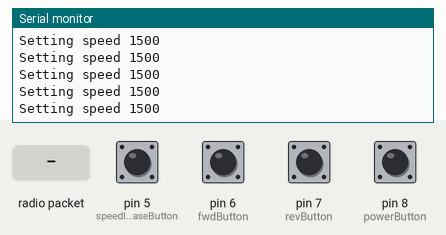
The sketch below on a simulated Arduino Uno, built with avr-gcc and run on an emulated ATmega328P. Parts: the last lines printed to the serial monitor. The inputs (shaded band) are chosen by the test bench; at power-on: pin 5 (speedIncreaseButton), pin 6 (fwdButton), pin 7 (revButton), pin 8 (powerButton) HIGH. No radio packets arrive unless stated.

Above: at 1.3 s.
1.4 s: pin 8 (powerButton) pulled LOW for 0.15 s
At 1.42 s:
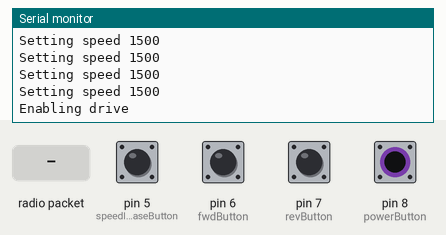
4.5 s: pin 6 (fwdButton) pulled LOW for 3.2 s
At 5.1 s:
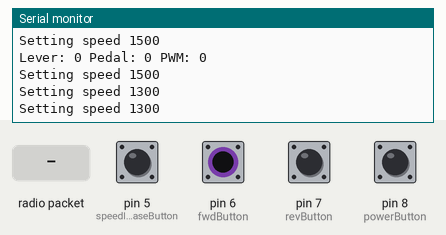
10.7 s: pin 7 (revButton) pulled LOW for 3.2 s
At 10.76 s:
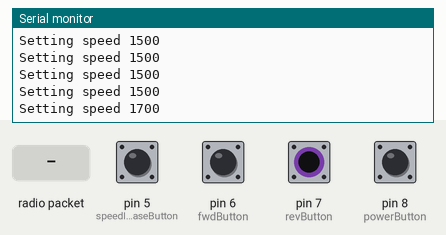
16.9 s: radio packet "1" arrives
Timing chart, 0 to 19.4 s (numbered marks = the images above; inputs shaded):
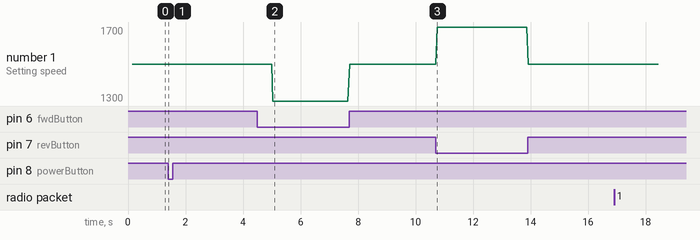

Measured:
- after the input at 1.4 s, the serial monitor: prints a new line at once (image 1)
- after the input at 4.5 s, the serial monitor: prints a new line after 0.53 s (image 2)
- after the input at 10.7 s, the serial monitor: prints a new line after 0.05 s (image 3)

The sketch:

MotorControlRadioTX.ino
```cpp
#include <SPI.h>
#include <RH_RF69.h>

/*********Radio********/
#define RF69_FREQ 915.0
#define RFM69_INT     3  //
#define RFM69_CS      4  //
#define RFM69_RST     2  // "A"

RH_RF69 rf69(RFM69_CS, RFM69_INT);

#define SET_SPEED 0x05
#define ENABLE_DRIVE 0x06
#define DISABLE_DRIVE 0x07
#define ENABLE_PEDAL 0x08
#define DISABLE_PEDAL 0x09
#define GET_PEDAL 0x10
#define SET_MOTOR_TIMEOUT 0x11
#define GET_MOTOR_TIMEOUT 0x12
#define GET_LEVER 0x13
#define FEED_TIMEOUT 0x14

/*********Motors*******/
//All in microseconds
const uint16_t maxPWM = 2000;
const uint16_t minPWM = 1000;
const uint16_t neutralPWM = 1500;

const uint8_t potPin = A0;
const uint8_t fwdButton = 6;
const uint8_t speedIncreaseButton = 5;
const uint8_t revButton = 7;
const uint8_t powerButton = 8;

void setup() {
  // put your setup code here, to run once:
  Serial.begin(9600);

  //Radio Config
  pinMode(RFM69_RST, OUTPUT);
  digitalWrite(RFM69_RST, LOW);

  //Reset radio
  digitalWrite(RFM69_RST, HIGH);
  delay(10);
  digitalWrite(RFM69_RST, LOW);
  delay(10);

  if (!rf69.init()) {
    Serial.println("RFM69 radio init failed");
    while (1);
  }
  Serial.println("RFM69 radio init OK!");

  if (!rf69.setFrequency(RF69_FREQ)) {
    Serial.println("setFrequency failed");
  }

  rf69.setTxPower(20, true);  // range from 14-20 for power, 2nd arg must be true

  uint8_t key[] = { 0x01, 0x02, 0x03, 0x04, 0x05, 0x06, 0x07, 0x08,
                    0x01, 0x02, 0x03, 0x04, 0x05, 0x06, 0x07, 0x08
                  };

  rf69.setEncryptionKey(key);

  Serial.print("RFM69 radio @");  Serial.print((int)RF69_FREQ);  Serial.println(" MHz");

  //Set up motor
  pinMode(fwdButton, INPUT_PULLUP);
  pinMode(revButton, INPUT_PULLUP);
  pinMode(powerButton, INPUT_PULLUP);
  pinMode(speedIncreaseButton, INPUT_PULLUP);

  //Initialize some stuff on the car
  setMotorTimeout(200);
  disableDrive();
}

void loop() {
  //Used to not spam update the radio
  static int lastPWM = 0;
  static unsigned long lastRemoteControl = 0;
  int PWMValue;

  //  int input = analogRead(potPin);
  //  //Map the analog input to a usable PWM signal
  //  int PWMValue = map(input, 0, 1022, minPWM, maxPWM);
  //
  //  //Create a larger deadzone for stopping
  //  if(PWMValue > 1450 && PWMValue < 1550) {
  //    PWMValue = neutralPWM;
  //  }

  //Check for calling to enable/disable
  if (powerButtonPressed()) {
    enableDrive();
  }

  //Remote drive control
  if (!digitalRead(fwdButton)) {
    if (!digitalRead(speedIncreaseButton) && lastPWM <= 1300 && lastPWM >= 1003) {
      PWMValue = lastPWM - 3;
    }
    else if (digitalRead(speedIncreaseButton)) {
      PWMValue = 1300;
    }
    lastRemoteControl = millis();
  }
  else if (!digitalRead(revButton)) {
    PWMValue = 1700;
    lastRemoteControl = millis();
  }
  else if(millis() - lastRemoteControl > 4000){ //If controller hasn't been in use for 4 seconds, use pedal on board (Kid control)
    bool lever = getLever();
    bool pedal = getPedalPressed();
    delay(10);
    Serial.print("Lever: "); Serial.print(lever); Serial.print(" Pedal: "); Serial.print(pedal); Serial.print(" PWM: "); Serial.println(PWMValue);
    if(pedal) {
      if(lever) {
        PWMValue = 1300;
      }
      else {
        PWMValue = 1700;
      }
    }
    else {
      PWMValue = neutralPWM;
    }
  }
  else {
    PWMValue = neutralPWM;
  }

  //This might need to be used to stop stuttering
//  if (PWMValue <= lastPWM + 2 && PWMValue >= lastPWM - 1) {
//    //Set speed wont be called so feed the timeout
//    feedTimeout();
//    return;
//  }
  lastPWM = PWMValue;
  //Also feeds the timeout
  setSpeed(PWMValue);
}


//1000-2000 (1500 being neutral)
void setSpeed(uint16_t speed) {
  Serial.print("Setting speed "); Serial.println(speed);
  uint8_t info[] = {(uint8_t) SET_SPEED, (uint8_t) speed, (uint8_t) (speed >> 8)};
  rf69.send(info, sizeof(info));
  rf69.waitPacketSent();
}

void enableDrive() {
  Serial.println("Enabling drive");
  uint8_t request[] = {(uint8_t) ENABLE_DRIVE };
  rf69.send(request, sizeof(request));
  rf69.waitPacketSent();
}

void disableDrive() {
  uint8_t request[] = {(uint8_t) DISABLE_DRIVE };
  rf69.send(request, sizeof(request));
  rf69.waitPacketSent();
}

bool getPedalPressed() {
  uint8_t request[] = {(uint8_t) GET_PEDAL};
  rf69.send(request, sizeof(request));
  rf69.waitPacketSent();

  uint8_t buf[RH_RF69_MAX_MESSAGE_LEN];
  uint8_t len = sizeof(buf);

  if (rf69.waitAvailableTimeout(400)) {
    if (rf69.recv(buf, &len)) {
      return buf[0];
    }
  }

  return false;
}

//Returns whether lever is flipped up or not
bool getLever() {
  uint8_t request[] = {(uint8_t) GET_LEVER};
  rf69.send(request, sizeof(request));
  rf69.waitPacketSent();

  uint8_t buf[RH_RF69_MAX_MESSAGE_LEN];
  uint8_t len = sizeof(buf);

  if (rf69.waitAvailableTimeout(400)) {
    if (rf69.recv(buf, &len)) {
      return buf[0];
    }
  }

  return false;
}

void setMotorTimeout(unsigned long timeout) {
  uint8_t request[] = {(uint8_t) SET_MOTOR_TIMEOUT, (uint8_t) timeout, (uint8_t) (timeout >> 8), (uint8_t) (timeout >> 16), (uint8_t) (timeout >> 24)};
  rf69.send(request, sizeof(request));
  rf69.waitPacketSent();
}

unsigned long getMotorTimeout() {
  uint8_t request[] = {(uint8_t) GET_MOTOR_TIMEOUT};
  rf69.send(request, sizeof(request));
  rf69.waitPacketSent();

  uint8_t buf[RH_RF69_MAX_MESSAGE_LEN];
  uint8_t len = sizeof(buf);

  if (rf69.waitAvailableTimeout(400)) {
    if (rf69.recv(buf, &len)) {
      unsigned long timeout = buf[3] << 24 | buf[2] << 16 | buf[1] << 8 | buf[0];
      return timeout;
    }
  }

  return 0;
}

void feedTimeout() {
  uint8_t request[] = {(uint8_t) FEED_TIMEOUT};
  rf69.send(request, sizeof(request));
  rf69.waitPacketSent();
}

bool powerButtonPressed() {
  static bool previousState = false;
  bool state = !digitalRead(powerButton);

  if (state && !previousState) {
    previousState = state;
    return true;
  }

  previousState = state;
  return false;
}
```
